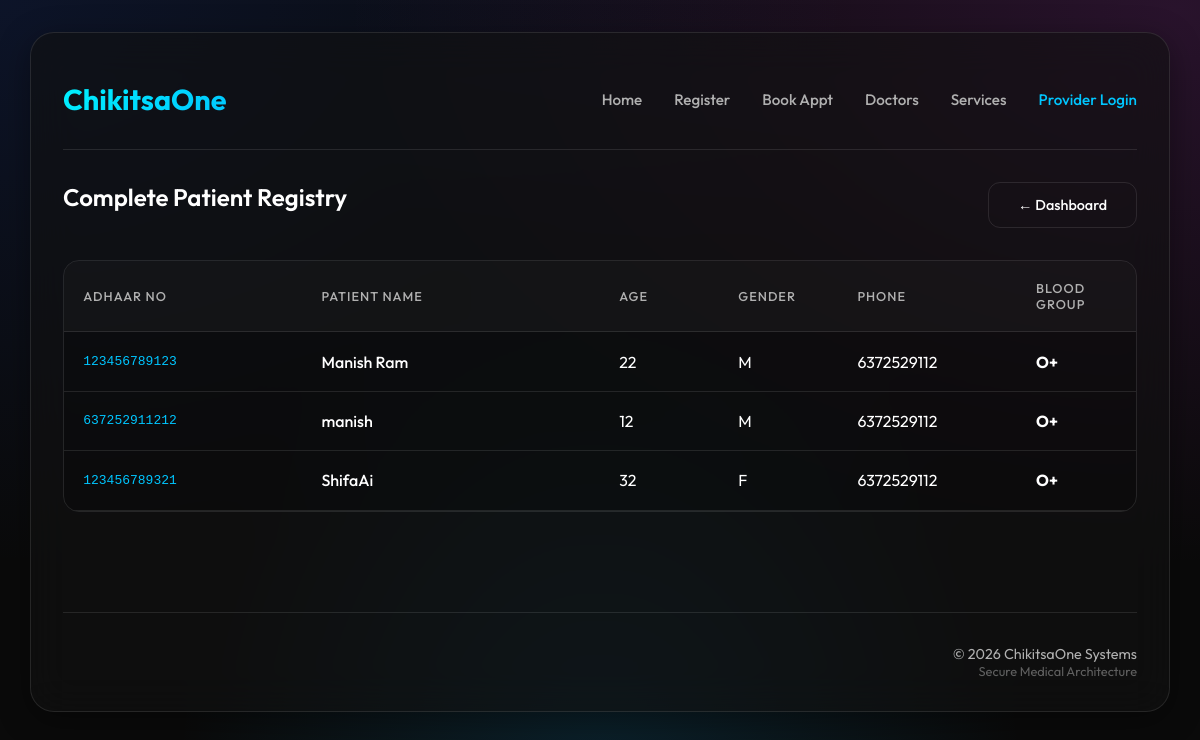
The app's page /records/ with its own data.
### medical/models.py (models this page shows, shortened)
class Patient(models.Model):
    hospital = models.ForeignKey('accounts.Hospital', on_delete=models.CASCADE, related_name='patients', null=True, blank=True)
    GENDER_CHOICES = [
        ('M', 'Male'),
        ('F', 'Female'),
        ('O', 'Other'),
    ]
    BLOOD_GROUP_CHOICES = [
        ('A+', 'A+'), ('B+', 'B+'), ('O+', 'O+'), ('AB+', 'AB+'),
        ('A-', 'A-'), ('B-', 'B-'), ('O-', 'O-'), ('AB-', 'AB-'),
    ]
    idno = models.CharField(max_length=12, primary_key=True, verbose_name="Adhaar No")
    name = models.CharField(max_length=20)
    age = models.IntegerField()
    gender = models.CharField(max_length=1, choices=GENDER_CHOICES)
    phone = models.CharField(max_length=10)
    bg = models.CharField(max_length=3, choices=BLOOD_GROUP_CHOICES, verbose_name="Blood Group")

### medical/views.py (the view)
# urls.py: path('records/', views.all_records, name='all_records'),
def all_records(request):
    patients = Patient.objects.all()
    return render(request, 'medical/all_records.html', {'patients': patients})

### medical/templates/medical/all_records.html
{% extends 'medical/base.html' %}
{% block content %}
<section>
    <div style="display: flex; justify-content: space-between; align-items: center; margin-bottom: 2rem;">
        <h2>Complete Patient Registry</h2>
        <a href="{% url 'home' %}" class="btn btn-outline" style="font-size: 0.9rem;">← Dashboard</a>
    </div>
    <div class="table-container">
        <table>
            <thead>
                <tr>
                    <th style="width: 20%;">Adhaar No</th>
                    <th style="width: 25%;">Patient Name</th>
                    <th style="width: 10%;">Age</th>
                    <th style="width: 10%;">Gender</th>
                    <th style="width: 15%;">Phone</th>
                    <th style="width: 10%;">Blood Group</th>
                </tr>
            </thead>
            <tbody>
                {% for patient in patients %}
                <tr>
                    <td style="font-family: monospace; color: var(--secondary);">{{ patient.idno }}</td>
                    <td style="font-weight: 500;">{{ patient.name }}</td>
                    <td>{{ patient.age }}</td>
                    <td>{{ patient.gender }}</td>
                    <td>{{ patient.phone }}</td>
                    <td>
                        <span style="font-weight: 700;">{{ patient.bg }}</span>
                    </td>
                </tr>
                {% empty %}
                <tr>
                    <td colspan="6" style="text-align: center; padding: 4rem; color: var(--text-muted);">
                        No patient records found in registry.
                    </td>
                </tr>
                {% endfor %}
            </tbody>
        </table>
    </div>
</section>
{% endblock %}

### medical/static/css/style.css (style rules this page uses)
:root { --primary: #00f2ff; --secondary: #00c6ff; --accent: #ff0055; --dark-bg: #0a0a0a; --glass-bg: rgba(255, 255, 255, 0.05); --glass-border: rgba(255, 255, 255, 0.1); --text-main: #ffffff; --text-muted: #b0b0b0; --success: #00ff88; --error: #ff3333; --card-hover: rgba(255, 255, 255, 0.1); }
* { box-sizing: border-box; margin: 0; padding: 0; }
body { font-family: 'Outfit', sans-serif; background-color: var(--dark-bg); background-image: radial-gradient(at 0% 0%, rgba(29, 78, 216, 0.15) 0px, transparent 50%), radial-gradient(at 98% 1%, rgba(217, 70, 239, 0.15) 0px, transparent 50%), radial-gradient(at 50% 100%, rgba(14, 165, 233, 0.15) 0px, transparent 50%); background-attachment: fixed; color: var(--text-main); min-height: 100vh; display: flex; flex-direction: column; overflow-x: hidden; }
h1, h2, h3 { margin-bottom: 1rem; font-weight: 600; }
.btn { padding: 0.8rem 1.8rem; border-radius: 12px; font-weight: 500; text-decoration: none; transition: all 0.3s ease; border: 1px solid transparent; cursor: pointer; font-family: inherit; font-size: 0.95rem; display: inline-flex; align-items: center; gap: 0.5rem; }
.btn-outline { background: transparent; border-color: var(--glass-border); color: var(--text-main); }
.table-container { overflow-x: auto; border-radius: 16px; border: 1px solid var(--glass-border); }
table { width: 100%; border-collapse: collapse; background: rgba(0, 0, 0, 0.2); }
th, td { padding: 1.2rem; text-align: left; border-bottom: 1px solid var(--glass-border); }
th { background: rgba(255, 255, 255, 0.03); color: var(--text-muted); font-weight: 500; text-transform: uppercase; font-size: 0.8rem; letter-spacing: 1px; }
td { color: var(--text-main); }

### records on screen
Patient: idno "123456789123", name "Manish Ram", age "22", gender "M", phone "6372529112", bg "O+"
Patient: idno "637252911212", name "manish", age "12", gender "M", phone "6372529112", bg "O+"
Patient: idno "123456789321", name "ShifaAi", age "32", gender "F", phone "6372529112", bg "O+"
